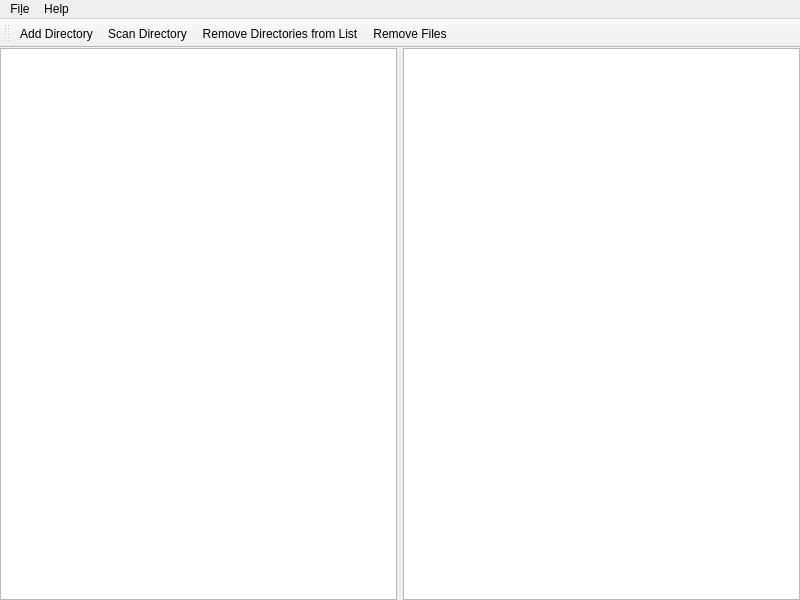
<?xml version="1.0" encoding="UTF-8"?>
<ui version="4.0">
 <class>MainWindow</class>
 <widget class="QMainWindow" name="MainWindow">
  <property name="geometry">
   <rect>
    <x>0</x>
    <y>0</y>
    <width>800</width>
    <height>600</height>
   </rect>
  </property>
  <property name="windowTitle">
   <string>MainWindow</string>
  </property>
  <widget class="QWidget" name="centralWidget">
   <layout class="QHBoxLayout" name="horizontalLayout">
    <property name="leftMargin">
     <number>0</number>
    </property>
    <property name="topMargin">
     <number>0</number>
    </property>
    <property name="rightMargin">
     <number>0</number>
    </property>
    <property name="bottomMargin">
     <number>0</number>
    </property>
    <item>
     <widget class="QTableWidget" name="leftTableWidget">
      <attribute name="headerStretchLastSection">
       <bool>true</bool>
      </attribute>
     </widget>
    </item>
    <item>
     <widget class="QTableWidget" name="rightTableWidget">
      <attribute name="headerStretchLastSection">
       <bool>true</bool>
      </attribute>
     </widget>
    </item>
   </layout>
  </widget>
  <widget class="QMenuBar" name="menuBar">
   <property name="geometry">
    <rect>
     <x>0</x>
     <y>0</y>
     <width>800</width>
     <height>27</height>
    </rect>
   </property>
   <widget class="QMenu" name="menuFile">
    <property name="title">
     <string>Fi&amp;le</string>
    </property>
    <addaction name="actionAdd_Directory"/>
    <addaction name="actionScan_Directory"/>
    <addaction name="actionRemove_Directories_From_List"/>
    <addaction name="actionRemove_Files"/>
    <addaction name="separator"/>
    <addaction name="actionExit"/>
   </widget>
   <widget class="QMenu" name="menuHelp">
    <property name="title">
     <string>Help</string>
    </property>
    <addaction name="actionAbout"/>
   </widget>
   <addaction name="menuFile"/>
   <addaction name="menuHelp"/>
  </widget>
  <widget class="QToolBar" name="toolBar">
   <property name="windowTitle">
    <string>toolBar</string>
   </property>
   <attribute name="toolBarArea">
    <enum>TopToolBarArea</enum>
   </attribute>
   <attribute name="toolBarBreak">
    <bool>false</bool>
   </attribute>
   <addaction name="actionAdd_Directory"/>
   <addaction name="actionScan_Directory"/>
   <addaction name="actionRemove_Directories_From_List"/>
   <addaction name="actionRemove_Files"/>
  </widget>
  <action name="actionAdd_Directory">
   <property name="text">
    <string>&amp;Add Directory...</string>
   </property>
  </action>
  <action name="actionScan_Directory">
   <property name="text">
    <string>&amp;Scan Directory...</string>
   </property>
  </action>
   <action name="actionRemove_Files">
    <property name="text">
     <string>&amp;Remove Files...</string>
    </property>
   </action>
    <action name="actionRemove_Directories_From_List">
     <property name="text">
      <string>&amp;Remove Directories from List...</string>
     </property>
    </action>
  <action name="actionExit">
   <property name="text">
    <string>&amp;Exit</string>
   </property>
  </action>
  <action name="actionAbout">
   <property name="text">
    <string>About</string>
   </property>
  </action>
 </widget>
 <layoutdefault spacing="6" margin="11"/>
 <resources/>
 <connections/>
</ui>
